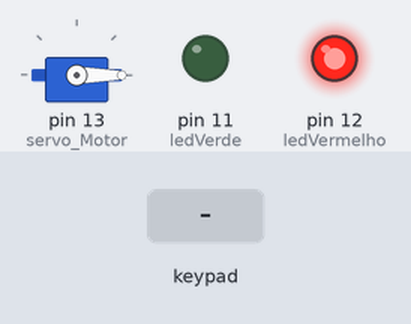
The sketch below on a simulated Arduino Uno, built with avr-gcc and run on an emulated ATmega328P. Shown: servo, output pins drawn as LEDs (lit = HIGH). Inputs (shaded band) come from the test bench.

Above: at 1.2 s.
1.3 s: keypad keys 1 2 3 pressed 0.4 s apart
At 2.6 s:
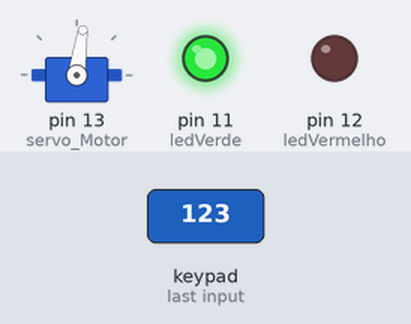
4.0 s: key '*' pressed
At 4.3 s:
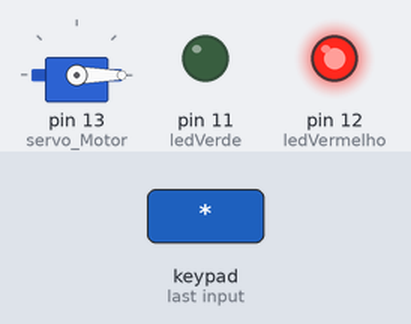
Timing chart, 0 to 7.0 s (numbered marks = the images above; inputs shaded):
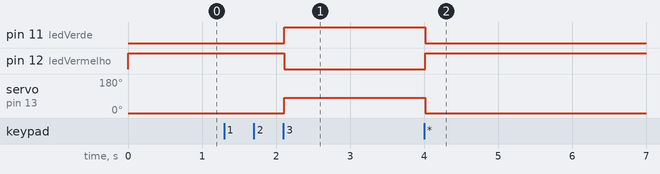

The sketch:

arduino.ino
```cpp
#include <Keypad.h> // BIBLIOTECA PARA O FUNCIONAMENTO DO TECLADO DE MEMBRANA
#include <Servo.h>  // BIBLIOTECA PARA O FUNCIONAMENTO DO SERVO

Servo servo_Motor;        // OBJETO DO TIPO SERVO
char *password = "123";   // SENHA CORRETA PARA DESTRANCAR A FECHADURA
int position = 0;         // VARIÁVEL PARA LEITURA DE POSIÇÃO DA TECLA PRESSIONADA
const byte ROWS = 4;      // NUMERO DE LINHAS DO TECLADO
const byte COLS = 4;      // NUMERO DE COLUNAS DO TECLADO
char keys[ROWS][COLS] = { // DECLARAÇÃO DOS NUMEROS, LETRAS E CARACTERES DO TECLADO
    {'1', '2', '3', 'A'},
    {'4', '5', '6', 'B'},
    {'7', '8', '9', 'C'},
    {'*', '0', '#', 'D'}};

byte rowPins[ROWS] = {9, 8, 7, 6}; // PINOS DE CONEXAO DAS LINHAS DO TECLADO
byte colPins[COLS] = {5, 4, 3, 2}; // PINOS DE CONEXAO DAS COLUNAS DO TECLADO

// AS VARIAVEIS rowPins E colPins RECEBERÃO O VALOR DE LEITURA DOS PINOS DAS LINHAS E COLUNAS RESPECTIVAMENTE
Keypad keypad = Keypad(makeKeymap(keys), rowPins, colPins, ROWS, COLS);

int ledVermelho = 12; // PINO EM QUE ESTÁ CONECTADO O LED VERMELHO
int ledVerde = 11;    // PINO EM QUE ESTÁ CONECTADO O LED VERDE

void setup()
{
    pinMode(ledVermelho, OUTPUT); // DECLARA O PINO COMO SAÍDA
    pinMode(ledVerde, OUTPUT);    // DECLARA O PINO COMO SAÍDA

    servo_Motor.attach(13); // PINO DE CONTROLE DO SERVO MOTOR
    setLocked(true);        // ESTADO INICIAL DA FECHADURA (TRANCADA)
}

void loop()
{
    char key = keypad.getKey(); // LEITURA DAS TECLAS PRESSIONADAS
    if (key == '*' || key == '#')
    {                    // SE A TECLA PRESSIONADA POR IGUAL A CARACTERE "*" OU "#", FAZ
        position = 0;    // POSIÇÃO DE LEITURA DA TECLA PRESSIONADA INICIA EM 0
        setLocked(true); // FECHADURA TRANCADA
    }
    if (key == password[position])
    {               // SE A TECLA PRESSIONADA CORRESPONDER A SEQUÊNCIA DA SENHA, FAZ
        position++; // PULA PARA A PRÓXIMA POSIÇÃO
    }
    if (position == 3)
    {                     // QUANTIDADE DE DIGITOS QUE A SENHA POSSUI
        setLocked(false); // FECHADURA DESTRANCADA
    }
    delay(100); // INTERVALO DE 100 MILISSEGUNDOS
}
void setLocked(int locked)
{ // TRATANDO O ESTADO DA FECHADURA
    if (locked)
    {                                    // SE FECHADURA TRANCADA, FAZ
        digitalWrite(ledVermelho, HIGH); // LED VERMELHO ACENDE
        digitalWrite(ledVerde, LOW);     // LED VERDE APAGA
        servo_Motor.write(0);            // POSIÇÃO DO SERVO FICA EM 0º (FECHADURA TRANCADA)
    }
    else
    {                                   // SENÃO, FAZ
        digitalWrite(ledVerde, HIGH);   // LED VERDE ACENDE
        digitalWrite(ledVermelho, LOW); // LED VERMELHO APAGA
        servo_Motor.write(82);          // SERVO GIRA A 82º (FECHADURA DESTRANCADA)
    }
}
```

Measured:
- after the input at 1.3 s, pin 11 (ledVerde): LOW → HIGH after 0.81 s; pin 12 (ledVermelho): HIGH → LOW after 0.81 s; servo on pin 13 (servo_Motor): 0° → 82° after 0.81 s
- after the input at 4.0 s, pin 11 (ledVerde): HIGH → LOW at once; pin 12 (ledVermelho): LOW → HIGH at once; servo on pin 13 (servo_Motor): 82° → 0° at once
